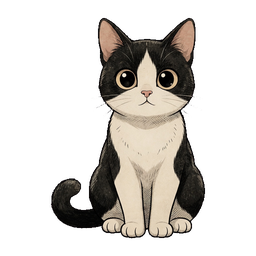
#> input picture assets/pets/cow-cat/reminder_hop/000.png, 256 x 256 px, found by its file name
$ python pack_pitch_from_gen.py
#> lines starting #> are read from the running program, lines starting #| are printed output that depends on the picture; after the words box and inside, x2 and y2 are one past the last pixel; in counts of white or black regions, pixels touching at a corner belong together
"""Pack newly generated look-up / look-down stills into look_pitch.

Soft-keys magenta (no binary punch), aligns onto the 256 sit master, then
locks paws/tail/chest so only the head pose changes.
"""

from __future__ import annotations

import json
import shutil
from pathlib import Path

import cv2
import numpy as np
from PIL import Image

ROOT = Path(__file__).resolve().parents[1]
PET = ROOT / "assets" / "pets" / "cow-cat"
PITCH = PET / "look_pitch"
MASTER = PET / "idle_blink" / "000.png"
GEN_DIR = PITCH / "_gen"
PREVIEW = ROOT / "docs" / "mockups"
QA = ROOT / "target" / "_pitch_regen"
SIZE = 256
HEAD_LOCK_Y = 142
NECK = 20

# Session stills: 3=full down, 5=slight down, 1=slight up, 4=full up
SESSION = Path(
    r"C:\Users\lig76\.grok\sessions"
    r"\D%3A%5CAI%E7%BB%83%E4%B9%A0%E7%9B%AE%E5%BD%95%5CPawDesk"
    r"\019ffd91-4543-7492-b35d-015fdfb4e9da\images"
)
SOURCES = {
    0: SESSION / "3.jpg",
    1: SESSION / "5.jpg",
    3: SESSION / "1.jpg",
    4: SESSION / "4.jpg",
}


def load_rgba(path: Path) -> np.ndarray:
    return np.array(Image.open(path).convert("RGBA"))
#> returned value is the input picture: shape (256, 256, 4); mean R, G, B, A 41.8, 38.2, 33.8, 80.2
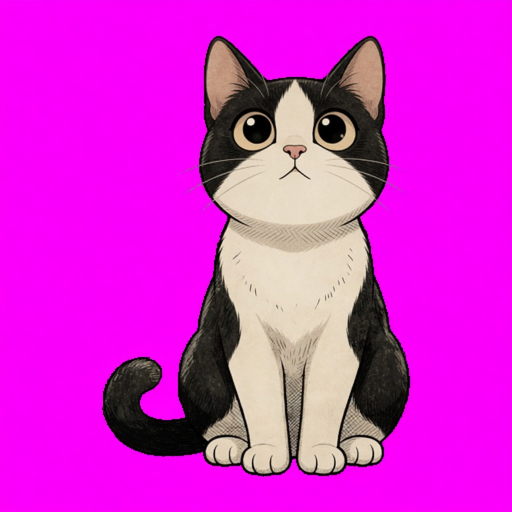
#> input picture assets/pets/cow-cat/look_pitch/_gen/3.jpg, 1024 x 1024 px, found by its file name (shown at 1/2 size)


def save_rgba(arr: np.ndarray, path: Path) -> None:
    path.parent.mkdir(parents=True, exist_ok=True)
    Image.fromarray(arr, "RGBA").save(path)


def composite(arr: np.ndarray, bg: tuple[int, int, int]) -> np.ndarray:
    a = arr[:, :, 3:4].astype(np.float32) / 255.0
    rgb = arr[:, :, :3].astype(np.float32)
    base = np.full_like(rgb, bg, dtype=np.float32)
    return (rgb * a + base * (1.0 - a)).astype(np.uint8)


def soft_key_magenta(rgb: np.ndarray) -> np.ndarray:
    """Soft-key flat magenta. Returns uint8 RGBA with a coverage ramp, not 0/255."""
    img = rgb[:, :, :3].astype(np.int16)
    r, g, b = img[:, :, 0], img[:, :, 1], img[:, :, 2]
    # Magenta chroma: both R and B sit well above G.
    chroma = (r.astype(np.int32) + b.astype(np.int32)) // 2 - g.astype(np.int32)
    # Fur never has this (black/cream/pink-ear max out far lower).
    # 55 = keep, 130 = fully kill. Ramp in between = AA.
    alpha = 1.0 - np.clip((chroma.astype(np.float32) - 55.0) / 75.0, 0.0, 1.0)
    # Corner flood: anything reachable through high-magenta is background.
    bg = ((chroma > 90) & (g < 90) & (np.minimum(r, b) > 140)).astype(np.uint8)
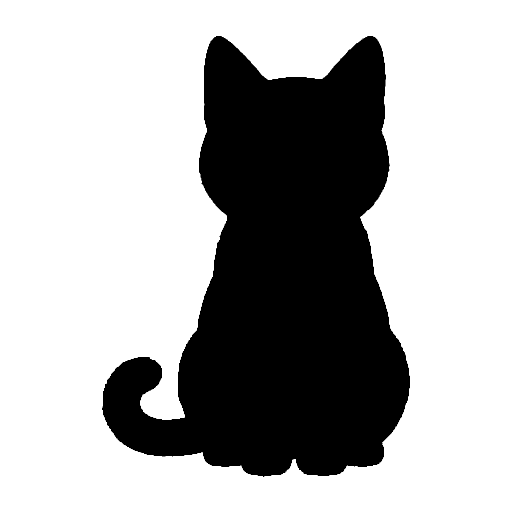
#> bg: shape (1024, 1024) (shown at 1/2 size); values 0 (black) and 1 (white), 68.9% white; 1 black region, box (x1, y1, x2, y2) and area: (204, 72, 820, 954) 326288
    h, w = bg.shape
#> h = 1024; w = 1024
    mask = np.zeros((h + 2, w + 2), np.uint8)
    flood = bg.copy()
    for x, y in ((0, 0), (w - 1, 0), (0, h - 1), (w - 1, h - 1)):
        if flood[y, x]:
            cv2.floodFill(flood, mask, (x, y), 2, loDiff=0, upDiff=0)
    bg_cc = flood == 2
    # Dilate bg a hair so JPEG ringing on the key is eaten.
    bg_cc = cv2.dilate(bg_cc.astype(np.uint8), np.ones((3, 3), np.uint8), iterations=1) > 0
#> bg_cc: shape (1024, 1024) bool; 69.3% white; 1 black region, box (x1, y1, x2, y2) and area: (205, 73, 819, 952) 322357
    alpha = np.where(bg_cc, np.minimum(alpha, 0.15), alpha)
    alpha = np.where(bg_cc & (chroma > 110), 0.0, alpha)

    out = np.zeros((h, w, 4), dtype=np.uint8)
    # Despill: pull R/B down toward G on remaining fringe.
    fringe = (alpha > 0.02) & (alpha < 0.92)
#> fringe: shape (1024, 1024) bool; 0.32% white in thin lines or dots, all inside (x1, y1, x2, y2) = (204, 72, 820, 953)
    nr = r.astype(np.float32)
    ng = g.astype(np.float32)
    nb = b.astype(np.float32)
    cap = ng + 18.0
    nr = np.where(fringe, np.minimum(nr, cap), nr)
    nb = np.where(fringe, np.minimum(nb, cap), nb)
    out[:, :, 0] = np.clip(nr, 0, 255).astype(np.uint8)
    out[:, :, 1] = np.clip(ng, 0, 255).astype(np.uint8)
    out[:, :, 2] = np.clip(nb, 0, 255).astype(np.uint8)
    out[:, :, 3] = np.clip(alpha * 255.0, 0, 255).astype(np.uint8)
    out[out[:, :, 3] == 0, :3] = 0

    # Keep largest opaque component (the cat).
    solid = (out[:, :, 3] >= 24).astype(np.uint8)
#> solid: shape (1024, 1024); values 0 (black) and 1 (white), 31.1% white; 3 white regions (2 under 20 px), largest, box (x1, y1, x2, y2) and area: (204, 72, 820, 953) 325752
    n, labels, stats, _ = cv2.connectedComponentsWithStats(solid, connectivity=8)
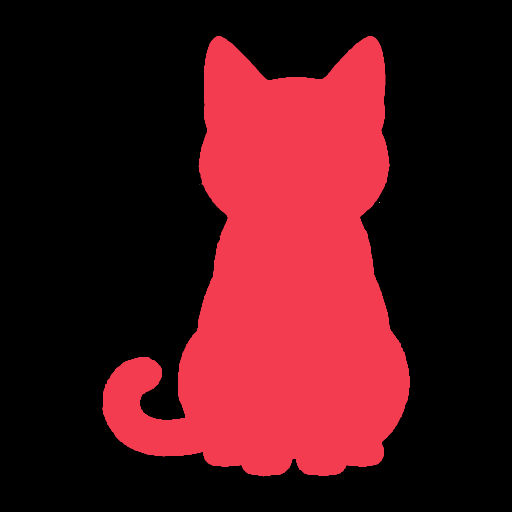
#> labels: shape (1024, 1024) int32 (shown at 1/2 size); 4 distinct labels, from 0 to 3; one colour per label, 0 black
#> n = 4; stats = [[0, 0, 1024, 1024, 722820], [204, 72, 616, 881, 325752], [399, 369, 1, 1, 1], [758, 404, 2, 2, 3]]
    if n > 1:
        keep = 1 + int(np.argmax(stats[1:, cv2.CC_STAT_AREA]))
#> keep = 1
        out[labels != keep] = 0
#> out: shape (1024, 1024, 4); mean of channels 0, 1, 2, 3 43.5, 39.9, 35.3, 78.5
    return out


def bbox_alpha(arr: np.ndarray, thr: int = 20) -> tuple[int, int, int, int]:
    ys, xs = np.where(arr[:, :, 3] >= thr)
    if xs.size == 0:
        return 0, 0, arr.shape[1], arr.shape[0]
    return int(xs.min()), int(ys.min()), int(xs.max()) + 1, int(ys.max()) + 1


def align_to_master(src: np.ndarray, master: np.ndarray) -> np.ndarray:
    """Fit src silhouette into master's bbox, 256 canvas."""
    rx0, ry0, rx1, ry1 = bbox_alpha(master)
#> rx0 = 51; ry0 = 18; rx1 = 205; ry1 = 239
    sx0, sy0, sx1, sy1 = bbox_alpha(src)
#> sx0 = 204; sy0 = 72; sx1 = 820; sy1 = 953
    crop = src[sy0:sy1, sx0:sx1]
    th = ry1 - ry0
#> th = 221
    scale = th / max(crop.shape[0], 1)
#> scale = 0.251
    nw = max(1, int(round(crop.shape[1] * scale)))
#> nw = 155
    nh = max(1, int(round(crop.shape[0] * scale)))
#> nh = 221
    resized = np.array(Image.fromarray(crop, "RGBA").resize((nw, nh), Image.Resampling.LANCZOS))
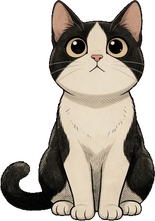
#> resized: shape (221, 155, 4); mean of channels 0, 1, 2, 3 84.5, 77.4, 68.6, 151.7; transparent parts drawn white
    canvas = np.zeros_like(master)
    cx = (rx0 + rx1) // 2
#> cx = 128
    cy = (ry0 + ry1) // 2
#> cy = 128
    x0 = cx - nw // 2
#> x0 = 51
    y0 = cy - nh // 2
#> y0 = 18
    dx0 = max(0, -x0)
#> dx0 = 0
    dy0 = max(0, -y0)
#> dy0 = 0
    dx1 = min(nw, master.shape[1] - x0)
#> dx1 = 155
    dy1 = min(nh, master.shape[0] - y0)
#> dy1 = 221
    if dx1 > dx0 and dy1 > dy0:
        canvas[y0 + dy0 : y0 + dy1, x0 + dx0 : x0 + dx1] = resized[dy0:dy1, dx0:dx1]
    return canvas


def lock_body(look: np.ndarray, master: np.ndarray) -> np.ndarray:
    """Master from mid-chest down; generated head above, soft neck blend."""
    h = master.shape[0]
#> h = 256
    out = look.copy().astype(np.float32)
#> out: shape (256, 256, 4) float32
    mst = master.astype(np.float32)
    yy = np.arange(h, dtype=np.float32)
#> yy = 256 values from 0 to 255
    t = np.clip((yy - (HEAD_LOCK_Y - NECK)) / (2.0 * NECK), 0.0, 1.0)
#> t = 256 values from 0 to 1
    w = t[:, None, None]
#> w = 256 values from 0 to 1
    # Premul blend
    a0 = out[:, :, 3:4] / 255.0
    b0 = mst[:, :, 3:4] / 255.0
    oa = a0 * (1.0 - w) + b0 * w
    rgb = out[:, :, :3] * a0 * (1.0 - w) + mst[:, :, :3] * b0 * w
    out[:, :, :3] = np.divide(rgb, oa, out=np.zeros_like(rgb), where=oa > 1e-4)
    out[:, :, 3:4] = oa * 255.0
    out[out[:, :, 3] < 1, :3] = 0
#> out: shape (256, 256, 4) float32; mean of channels 0, 1, 2, 3 44.1, 40.3, 35.8, 79.1
    return np.clip(out, 0, 255).astype(np.uint8)


def contact_sheet(frames: list[np.ndarray], path: Path) -> None:
    h, w = frames[0].shape[:2]
    sheet = np.zeros((h, w * len(frames), 4), dtype=np.uint8)
    for i, f in enumerate(frames):
        sheet[:, i * w : (i + 1) * w] = f
    save_rgba(sheet, path)


def main() -> None:
    GEN_DIR.mkdir(parents=True, exist_ok=True)
    QA.mkdir(parents=True, exist_ok=True)
    master = load_rgba(MASTER)
    frames: list[np.ndarray] = [None] * 5  # type: ignore
    frames[2] = master
    save_rgba(master, PITCH / "2.png")

    gray = (236, 236, 238)
    for idx, src in SOURCES.items():
        if not src.exists():
            raise SystemExit(f"missing gen source {src}")
        dest = GEN_DIR / f"{idx}.jpg"
        shutil.copy2(src, dest)
        keyed = soft_key_magenta(np.array(Image.open(src).convert("RGB")))
        aligned = align_to_master(keyed, master)
        locked = lock_body(aligned, master)
        save_rgba(locked, PITCH / f"{idx}.png")
        frames[idx] = locked
        Image.fromarray(composite(locked, gray)).save(QA / f"{idx}_gray.png")
        Image.fromarray(composite(locked, (40, 80, 50))).save(QA / f"{idx}_desk.png")
        head = composite(locked[8:128, 64:204], gray)
#> call 3 of composite, with bg = (236, 236, 238)
#> in composite (call 3), `a = arr[:, :, 3:4].astype(np.float32) / 255.0`:
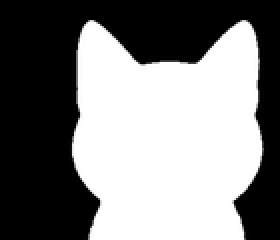
#> a: shape (120, 140, 1) float32 (shown 2 times larger); min 0, max 1, mean 0.5
#> in composite (call 3), `rgb = arr[:, :, :3].astype(np.float32)`:
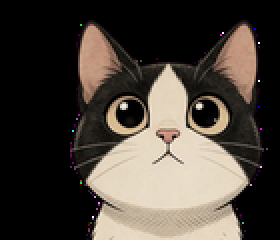
#> rgb: shape (120, 140, 3) float32 (shown 2 times larger); mean of channels 0, 1, 2 73.9, 66.5, 58.9; drawn as R, G, B
#> in composite (call 3), `return (rgb * a + base * (1.0 - a)).astype(np.uint8)`:
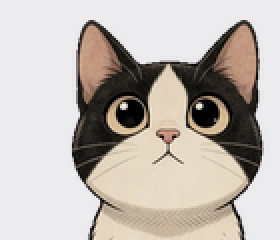
#> returned value: shape (120, 140, 3) (shown 2 times larger); mean of channels 0, 1, 2 191.5, 184.3, 177.5; drawn as R, G, B
        Image.fromarray(head).resize(
            (head.shape[1] * 3, head.shape[0] * 3), Image.Resampling.NEAREST
        ).save(QA / f"{idx}_head3x.png")
        print(f"packed look_pitch/{idx}.png from {src.name}")

    meta = {
        "name": "look_pitch",
        "frame_width": SIZE,
        "frame_height": SIZE,
        "frames": 5,
        "fps": 24.0,
        "loop": False,
        "files": [f"{i}.png" for i in range(5)],
        "look_x": [0.0] * 5,
        "look_y": [-1.0, -0.5, 0.0, 0.5, 1.0],
        "notes": "Regenerated pitch: 0=look down, 2=front master, 4=look up. Soft-keyed from 1024 magenta stills.",
    }
    (PITCH / "meta.json").write_text(json.dumps(meta, indent=2), encoding="utf-8")
    contact_sheet(frames, PREVIEW / "look-pitch-strip.png")
    Image.fromarray(composite(np.array(Image.open(PREVIEW / "look-pitch-strip.png").convert("RGBA")), gray)).save(
        QA / "strip_gray.png"
    )
    print("wrote", PREVIEW / "look-pitch-strip.png")


if __name__ == "__main__":
#> (the run stopped early here; a loop or call above may not have finished)
